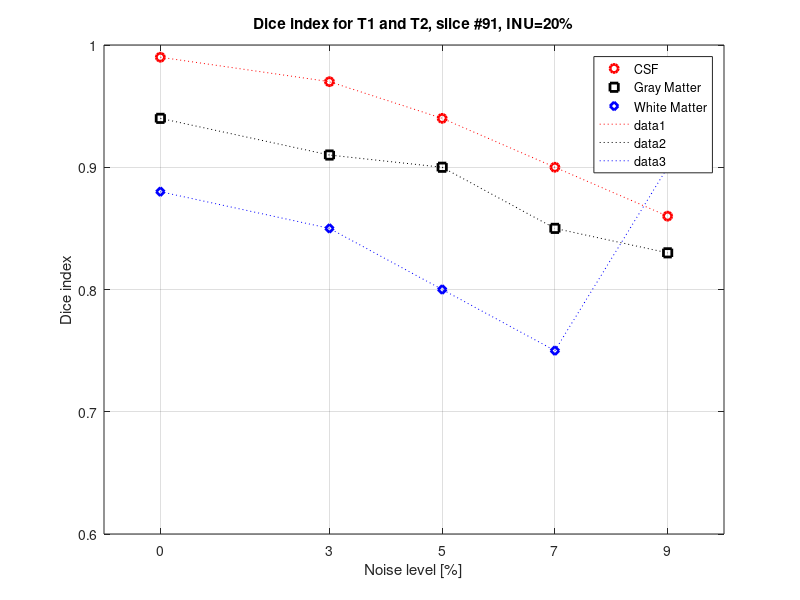

MATLAB code for this plot:
function plotDice()
 
close all; clear all;
level       = [ 0         3      5       7       9 ];
diceGM      = [0.94     0.91    0.90    0.85    0.83 ];
diceWM      = [0.88     0.85    0.80    0.75    0.90 ]; 
diceCSF     = [0.99     0.97    0.94    0.90    0.86 ];
 
figure; LW=2; set(gca,'FontSize', 14);
plot(level, diceCSF,'ro','LineWidth', 2); grid on; hold on;
plot(level, diceGM,'ks','LineWidth', 2);  
plot(level, diceWM,'bd','LineWidth', 2); 
 

xlabel('Noise level [%]');
ylabel('Dice index');
axis([-1 10 0.6 1.0]);
legend('CSF', 'Gray Matter', 'White Matter');

plot(level, diceCSF,'r:');  
plot(level, diceGM,'k:'); 
plot(level, diceWM,'b:');  
title('Dice index for T1 and T2, slice #91, INU=20%'); 

%     ax = axis; xlabel('Dice index');
%     axis([0 8 ax(3) ax(4)]);
    set(gca,'XTick',[ 0 3 5 7 9]);
%     set(gca,'XTickLabel',[ {' '} {'CSF'} {'GM'} {'WM'} {'FAT'} {'MUSCLE'} {'SKIN'} {'SKULL'} {' '}]);
 
return
